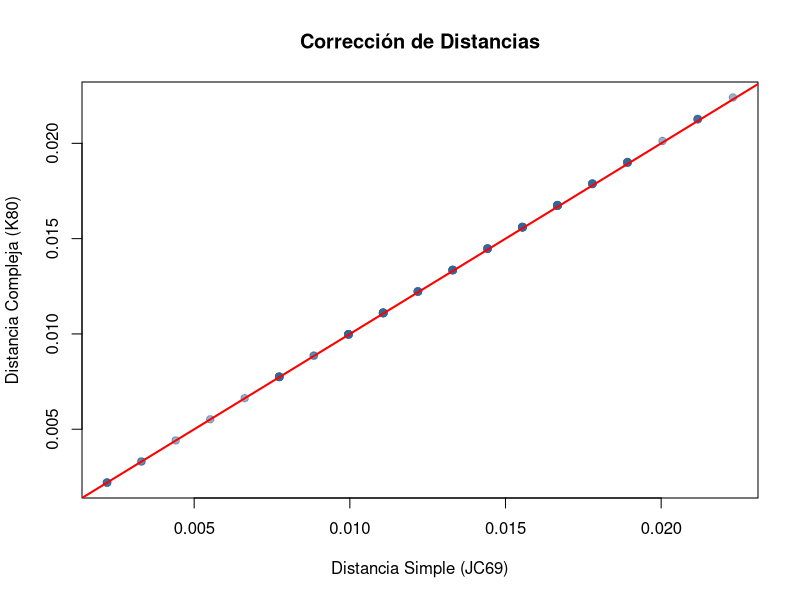
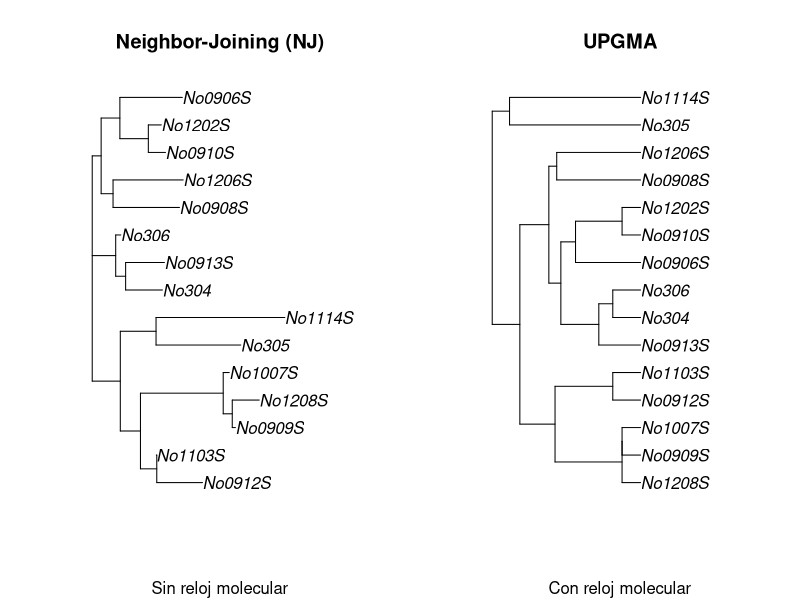
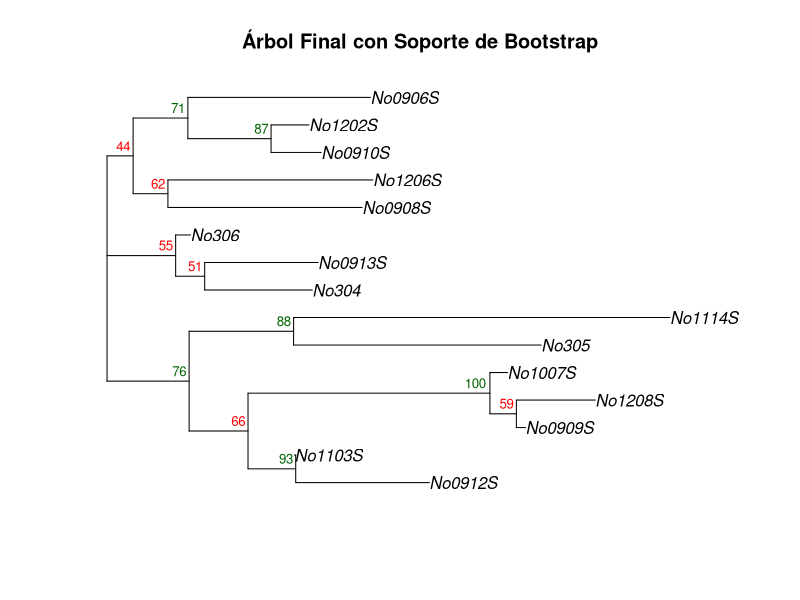

Reproduce these figures in R, in order.
# ==============================================================================
# TALLER DE ANÁLISIS GENÉTICO: CONCEPTOS CLAVE EN FILOGENIA
# Author: Alessandro Lopez-Hernandez
# Date: March 4th 2026
# ==============================================================================
# Correr a partir de aquí en R Studio con Ctrl+Enter línea por línea
# Instalación de paquetes
# En caso de que no lo tengan isntalado se ejecutarán en automatico
if (!require("ape")) install.packages("ape")
if (!require("phangorn")) install.packages("phangorn")

library(ape) #Ejecutar para cargar
library(phangorn) #Ejecutar para cargar

# Cargamos datos de ejemplo (15 secuencias de ADN mitocondrial)
set.seed(4598)
data(woodmouse)

# ==============================================================================
# MODELOS DE SUSTITUCIÓN 
# ==============================================================================
# Calculamos las distancias genéticas entre las secuencias de mtDNA
# usando dos modelos de sustitución distintos. Por default, solo tenemos
# K80 (Kimura 80) mejor conocido como "Kimura-2 parameters distance" (Kimura M., 1980).
# En esta práctica, averigua el todos los modelos existentes que se aplica en dist.dna(). 
# Aquí deberan sustituir "K80" por otros modelos. Modificarlo. 
dist_jc  <- dist.dna(woodmouse, model = "JC69")
dist_gtr <- dist.dna(woodmouse, model = "K80")

# ENTREGABLE 1: Comparación de distancias
png(filename = "Results/00_Introduccion/Distancias_JC69_K80.png", width = 500, height = 600, res = 120)
#par(mfrow = c(1, 2))
plot(dist_jc, dist_gtr, main = "Corrección de Distancias",
     # Cambiar de acuerdo al modelo escogido en vez de K80 
     # El resto dejarlo como está
     xlab = "Distancia Simple (JC69)", ylab = "Distancia Compleja (K80)", 
     pch = 19, col = rgb(0.2, 0.4, 0.6, 0.5))
abline(0, 1, col = "red", lwd = 2) 
dev.off()
# Nota: Los puntos sobre la línea roja indican donde el modelo simple subestima la evolución.

# ==============================================================================
# ALGORITMOS DE CONSTRUCCIÓN (NJ vs UPGMA)
# ==============================================================================
# Analizar cuidadosamente el algoritmo de construcción de árboles y las diferencias
# entre NJ y UPGMA
tree_nj    <- nj(dist_gtr)    # Neighbor-Joining (No asume reloj molecular)
tree_upgma <- upgma(dist_gtr) # UPGMA (Asume reloj molecular estricto)

# ENTREGABLE 2: Comparación de Topologías
png(filename = "Results/00_Introduccion/Arbol_NJ_UPGMA.png", width = 800, height = 600, res = 120)
par(mfrow = c(1, 2))
plot(tree_nj, main = "Neighbor-Joining (NJ)", sub = "Sin reloj molecular")
plot(tree_upgma, main = "UPGMA", sub = "Con reloj molecular")
dev.off()
# ==============================================================================
# MÉTRICAS DE SOPORTE (BOOTSTRAP)
# ==============================================================================

# Función para que el bootstrap sepa qué algoritmo usar (NJ en este caso)
# En esta parte se debe sustituir K80 por alguno de los modelos disponibles
# que pudieron averiguar
fun_nj <- function(x) nj(dist.dna(x, model = "K80"))

# Corremos 100 réplicas de Bootstrap (puede tardar unos segundos)
set.seed(123) # Para que todos tengan el mismo resultado
bs_values <- boot.phylo(tree_nj, woodmouse, fun_nj, B = 100)
png(filename = "Results/00_Introduccion/Arbol_NJ_Bootstrap.png", width = 500, height = 600, res = 120)
# ENTREGABLE 3: Árbol con valores de confianza
plot(tree_nj, main = "Árbol Final con Soporte de Bootstrap")
# Añadimos los valores a los nodos (solo si son mayores a 50%)
nodelabels(bs_values, adj = c(1.2, -0.5), frame = "n", cex = 0.8,
           col = ifelse(bs_values > 70, "darkgreen", "red"))
dev.off()
# ==============================================================================
# FINAL DEL SCRIPT
# ==============================================================================
